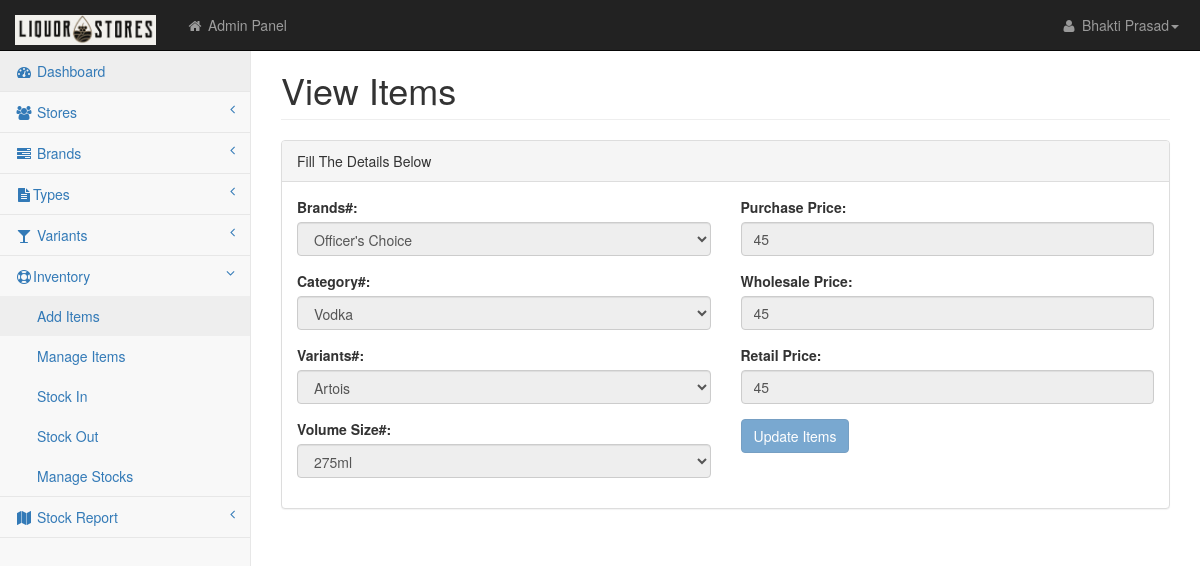
Page /add_items.php?action=view&id=3 on the earlier database version.
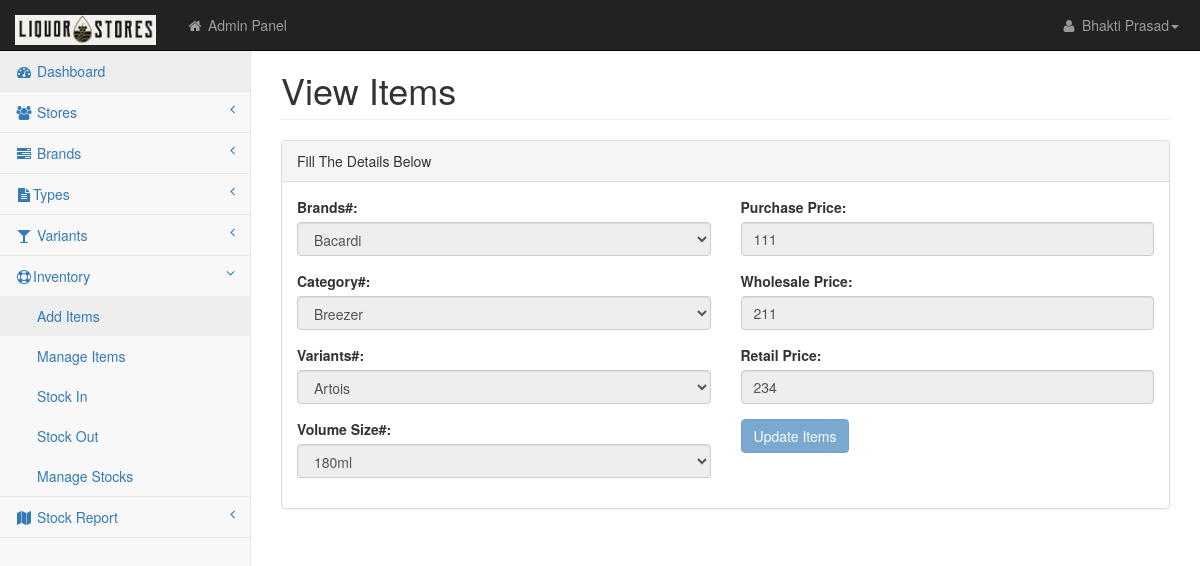
Same page on the later database version.
### tables this page shows
CREATE TABLE `items` (
  `id` int(11) NOT NULL AUTO_INCREMENT,
  `brand_id` int(11) NOT NULL,
  `type_id` int(11) DEFAULT NULL,
  `variant_id` int(11) NOT NULL,
  `vol_id` int(11) DEFAULT NULL,
  `item_name` text DEFAULT NULL,
  `buy_price` int(11) DEFAULT NULL,
  `wholesale_price` int(11) DEFAULT NULL,
  `retail_price` int(11) DEFAULT NULL,
  `current_stock` int(11) DEFAULT NULL,
  PRIMARY KEY (`id`)
);

### include/functions.php (the view, shortened to what the changed rows need)
<?php
function GetCombo($display,$tablename,$fieldname,$disfieldname,$where,$orderby,$selected)
{
	global $con;
	$hrquery="SELECT * FROM $tablename";
	$hrquery.=" ORDER BY $orderby";
	$hrresult=mysqli_query($con,$hrquery);
	$hrtotalrow=mysqli_affected_rows($con);
	if($display)
		$Getval="<option value=''>Select $display</option>";
	for($hr=0;$hr<$hrtotalrow;$hr++)
	{
		$hrrow=mysqli_fetch_object($hrresult);
		$newval=stripslashes(ucfirst($hrrow->$disfieldname));
		$val=$hrrow->$fieldname;
		if($val==$selected)
			$sel="selected";
		else
			$sel="";
		$Getval.="<option value='$val' $sel>$newval</option>";
	}
	return $Getval;
}
?>

### add_items.php (shortened to what the changed rows need)
<?php include("top.php");
 if($id)
{
$sel="SELECT * FROM items WHERE id='$id'";
$selqry=mysqli_query($con,$sel);
$selrow=mysqli_fetch_object($selqry);
$brand_id=$selrow->brand_id;
$category=$selrow->type_id;
$vol_id=$selrow->vol_id;
$bprice=$selrow->buy_price;
$wprice=$selrow->wholesale_price;
$rprice=$selrow->retail_price;
}
 ?>
    <body>
        <div id="wrapper">
            <div id="page-wrapper">
                <div class="row">
                    <div class="col-lg-12">
                        <h1 class="page-header"><?php if($action=='edit') { ?>Edit <? } if($action=='view')  { ?>View <? } else {?>Add <?php } ?>Items</h1>
                    </div>
                </div>
                <div class="row">
                    <div class="col-lg-12">
                        <div class="panel panel-default">
                            <div class="panel-body">
                                <div class="row">
                                <form role="form" name="additem" id="additem" method="post" enctype="multipart/form-data">
                                    <div class="col-lg-6">
                                    <div class="form-group">
                                            <label>Brands#:</label>
                                            <select class="form-control" name="brand_id"  <? if($action=='view')  { ?>disabled <?php } ?> required>
                                                <?php echo GetCombo("Brands","brands","id","name","","id","$brand_id") ?>
                                               </select>
                                            </div>
                                            <div class="form-group">
                                            <label>Category#:</label>
                                            <select required class="form-control" name="category"  <? if($action=='view')  { ?>disabled <?php } ?>>
                                            <?php echo GetCombo("Category","variants_type","id","name","","id","$category") ?>
                                            </select>
                                            </div>
											 <div class="form-group">
                                            <label>Volume Size#:</label>
                                            <select required class="form-control" name="vol_id"  <? if($action=='view')  { ?>disabled <?php } ?>>
											<?php echo GetCombo("Volumes","volume","id","name","","id","$vol_id") ?>
                                            </select>
                                            </div>
                                    </div>
                                    <div class="col-lg-6">
                                            <div class="form-group">
                                            <label>Purchase Price:</label>
                                               <input required type="number" class="form-control" placeholder="Purchase Price" name="bprice" value="<?php echo $bprice; ?>"  <? if($action=='view')  { ?>disabled <?php } ?>>
                                            </div>
                                            <div class="form-group">
                                            <label>Wholesale Price:</label>
                                               <input required type="number" class="form-control" id="wprice" placeholder="Wholesale Price" name="wprice" value="<?php echo $wprice; ?>"  <? if($action=='view')  { ?>disabled <?php } ?> onBlur="add_number()">
                                            </div>
                                            <div class="form-group">
                                            <label>Retail Price:</label>
                                               <input required type="number" class="form-control" placeholder="Retail Price" name="rprice" id="rprice" value="<?php echo $rprice; ?>"  <? if($action=='view')  { ?>disabled <?php } ?>>
                                            </div>
                                    </div>
                                    </form>
                                </div>
                            </div>
                        </div>
                    </div>
                </div>
            </div>
        </div>
    </body>
</html>

Differences in the rows shown:
changed items: bprice "45" → "111"; wprice "45" → "211"; rprice "45" → "234"
Other differences:
form field brand_id: "Officer's Choice" → "Bacardi"
form field category: "Vodka" → "Breezer"
form field vol_id: "275ml" → "180ml"
